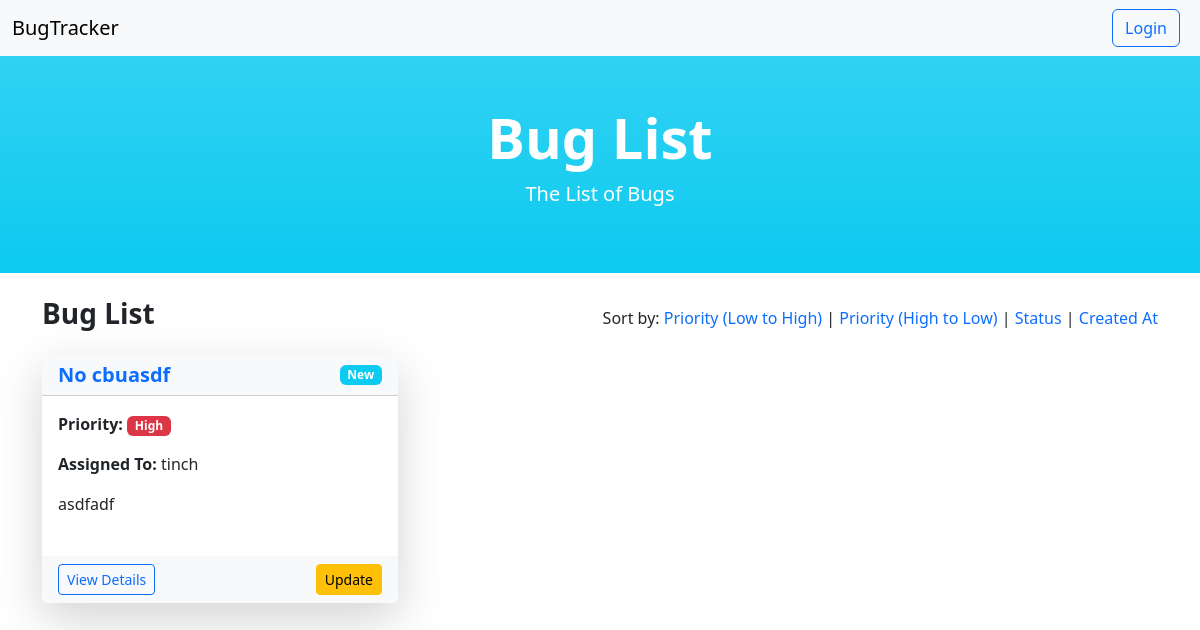
Page /projects/1/bugs/ on the earlier database version.
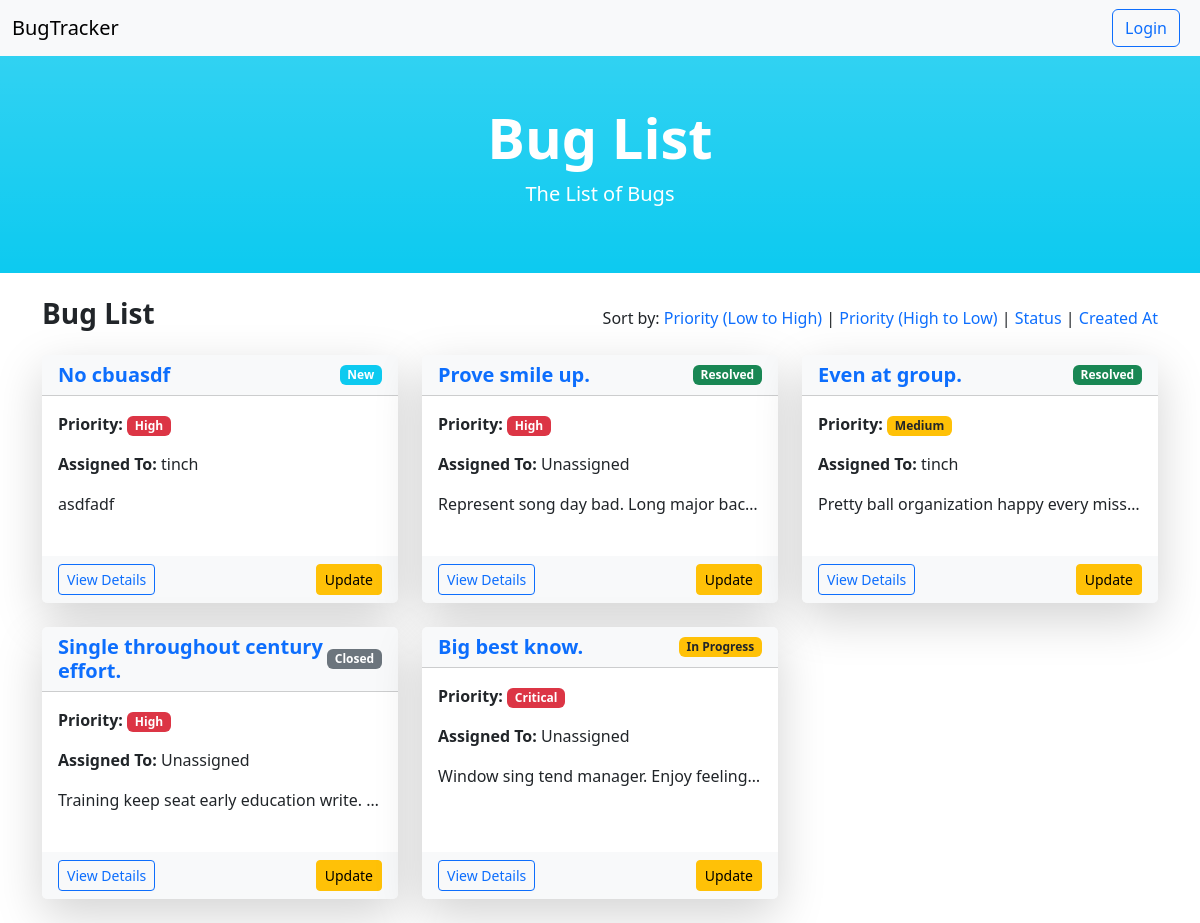
Same page on the later database version.
### myapp/models.py (models this page shows, shortened)
class Bug(models.Model):
    title = models.CharField(max_length=255)
    description = models.TextField()
    status = models.CharField(max_length=50, choices=[
        ('new', 'New'),
        ('assigned', 'Assigned'),
        ('in_progress', 'In Progress'),
        ('resolved', 'Resolved'),
        ('closed', 'Closed'),
        ('reopened', 'Reopened'),
    ], default='new')
    priority = models.CharField(max_length=50, choices=[
        ('low', 'Low'),
        ('medium', 'Medium'),
        ('high', 'High'),
        ('critical', 'Critical'),
    ], default='medium')
    severity = models.CharField(max_length=50, choices=[
        ('trivial', 'Trivial'),
        ('minor', 'Minor'),
        ('major', 'Major'),
        ('blocker', 'Blocker'),
    ], default='minor')
    project = models.ForeignKey(Project, on_delete=models.CASCADE, related_name="bugs")
    reported_by = models.ForeignKey(User, on_delete=models.SET_NULL, null=True, related_name="reported_bugs")
    assigned_to = models.ForeignKey(User, on_delete=models.SET_NULL, null=True, blank=True,
                                    related_name="assigned_bugs")
    created_at = models.DateTimeField(auto_now_add=True)
    updated_at = models.DateTimeField(auto_now=True)

### myapp/views.py (the view)
# urls.py: path('projects/<int:pk>/bugs/', ProjectBugListView.as_view(), name='project_bugs'),
class ProjectBugListView(ListView):
    model = Bug
    template_name = 'myapp/bug_list.html'
    context_object_name = 'bugs'
    def get_queryset(self):
        project_id = self.kwargs['pk']
        return Bug.objects.filter(project_id=project_id)

### myapp/models.py (called while the page is built)
    def __str__(self):
        return self.name

### myapp/templates/myapp/bug_list.html (shortened to what this page needs)
{% extends 'myapp/base.html' %}
{% block content %}
    {% include 'myapp/navbar.html' %}
    <div class="container-fluid py-5 text-center bg-gradient bg-info text-white">
        <h1 class="display-4 fw-bold">Bug List</h1>
        <p class="lead">The List of Bugs</p>
    </div>
    <div class="container py-4">
        <div class="d-flex justify-content-between align-items-center mb-3">
            <h3 class="fw-bold">Bug List</h3>
            <div>
                <span class="fw-medium">Sort by:</span>
                <a href="?ordering=-priority" class="text-decoration-none text-primary">Priority (Low to High)</a> |
                <a href="?ordering=priority" class="text-decoration-none text-primary">Priority (High to Low)</a> |
                <a href="?ordering=status" class="text-decoration-none text-primary">Status</a> |
                <a href="?ordering=created_at" class="text-decoration-none text-primary">Created At</a>
            </div>
        </div>
        <div class="row g-4">
            {% for bug in bugs %}
                <div class="col-md-6 col-lg-4">
                    <div class="card border-0 shadow-lg h-100">
                        <div class="card-header bg-light d-flex justify-content-between align-items-center">
                            <h5 class="card-title text-primary fw-bold m-0">{{ bug.title }}</h5>
                            <span class="badge
                                {% if bug.status == 'new' %}bg-info{% endif %}
                                {% if bug.status == 'in_progress' %}bg-warning text-dark{% endif %}
                                {% if bug.status == 'resolved' %}bg-success{% endif %}
                                {% if bug.status == 'closed' %}bg-secondary{% endif %}
                            ">
                                {{ bug.get_status_display }}
                            </span>
                        </div>
                        <div class="card-body pb-4">
                            <p>
                                <strong>Priority:</strong>
                                <span class="badge
                                    {% if bug.priority == 'medium' %}bg-warning text-dark{% endif %}
                                    {% if bug.priority == 'high' %}bg-danger{% endif %}
                                    {% if bug.priority == 'critical' %}bg-danger text-white{% endif %}
                                ">
                                    {{ bug.get_priority_display }}
                                </span>
                            </p>
                            <p><strong>Assigned To:</strong> {{ bug.assigned_to|default:"Unassigned" }}</p>
                            <p class="text-truncate" title="{{ bug.description }}">{{ bug.description|truncatechars:100 }}</p>
                        </div>
                        <div class="card-footer border-0 bg-light d-flex justify-content-between align-items-center">
                            <button type="button" class="btn btn-outline-primary btn-sm" data-bs-toggle="modal" data-bs-target="#bugModal{{ bug.pk }}">
                                View Details
                            </button>
                            <a href="{% url 'bug_update' bug.pk %}" class="btn btn-warning btn-sm">Update</a>
                        </div>
                    </div>
                </div>
            {% empty %}
                <div class="col-12 text-center">
                    <p class="lead text-muted">No bugs found. Add one to get started!</p>
                </div>
            {% endfor %}
        </div>
    </div>
{% endblock content %}

### myapp/templates/myapp/base.html (shortened to what this page needs)
{% load static %}
<!doctype html>
<html lang="en">
<head>
    <link rel="stylesheet" type="text/css" href="{% static 'css/base.css' %}">
    <link rel="stylesheet" href="https://cdn.jsdelivr.net/npm/bootstrap@5.3.3/dist/css/bootstrap.min.css">
</head>
<body>
{% block content %}
{% endblock content %}
</body>
</html>

### myapp/templates/myapp/navbar.html
{% block content %}
    <nav class="navbar navbar-expand-lg bg-body-tertiary">
        <div class="container-fluid">
            <a class="navbar-brand" href="#">BugTracker</a>
            {% if user.is_authenticated %}
                <button class="navbar-toggler" type="button" data-bs-toggle="collapse"
                        data-bs-target="#navbarSupportedContent" aria-controls="navbarSupportedContent"
                        aria-expanded="false" aria-label="Toggle navigation">
                    <span class="navbar-toggler-icon"></span>
                </button>
                <div class="collapse navbar-collapse" id="navbarSupportedContent">
                    <ul class="navbar-nav me-auto mb-2 mb-lg-0">
                        <li class="nav-item">
                            <a class="nav-link active" aria-current="page" href="{% url 'homepage' %}">Home</a>
                        </li>
                        <li class="nav-item">
                            <a class="nav-link active" aria-current="page" href="{% url 'workspace' %}">Workspace</a>
                        </li>
                        <li class="nav-item">
                            <a class="nav-link active" aria-current="page" href="{% url 'project_create' %}">Create
                                Project</a>
                        </li>
                        <li class="nav-item">
                            <a class="nav-link active" aria-current="page" href="{% url 'bug_create' %}">Create Bug
                                Report</a>
                        </li>
                        <li class="nav-item">
                            <a class="nav-link active" aria-current="page" href="{% url 'bug_list' %}">All Bug</a>
                        </li>
                         <li class="nav-item">
                            <a class="nav-link active" aria-current="page" href="{% url 'announcement_list' %}">Announcement</a>
                        </li>
                    </ul>
                    <div class="dropdown">
                        <button class="btn btn-secondary dropdown-toggle" type="button"
                                id="profileDropdown" data-bs-toggle="dropdown" aria-expanded="false">
                            Profile
                        </button>
                        <ul class="dropdown-menu dropdown-menu-end" aria-labelledby="profileDropdown">
                            <li>
                                <form method="post" action="{% url 'logout' %}">
                                    {% csrf_token %}
                                    <button type="submit" class="dropdown-item">Logout</button>
                                </form>
                            </li>
                        </ul>
                    </div>
                </div>
            {% else %}
                <div class="d-flex">
                    <a href="{% url 'login' %}" class="btn btn-outline-primary me-2">Login</a>
                </div>
            {% endif %}
        </div>
    </nav>
{% endblock content %}

Differences in the rows shown:
added Bug: title "Prove smile up.", status "Resolved", priority "High", assigned_to "Unassigned", description "Represent song day bad. Long major bac…"
added Bug: title "Even at group.", status "Resolved", priority "Medium", assigned_to "tinch", description "Pretty ball organization happy every miss…"
added Bug: title "Single throughout century effort.", status "Closed", priority "High", assigned_to "Unassigned", description "Training keep seat early education write.…"
added Bug: title "Big best know.", status "In Progress", priority "Critical", assigned_to "Unassigned", description "Window sing tend manager. Enjoy feeling…"
